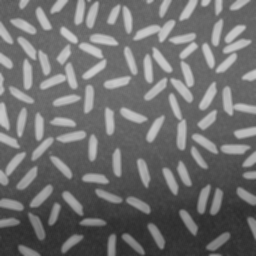
#> input picture Assignment_1/rice.png, 256 x 256 px
$ jupyter execute A1.3.ipynb   (older library calls are emulated)
#> lines starting #> are read from the running program, lines starting #| are printed output that depends on the picture
[cell 1]
# creating an image
import numpy as np
import cv2
import matplotlib.pyplot as plt

# store image path
img_path = "./rice.png"
# load the image as grayscale
img = cv2.imread(img_path, cv2.IMREAD_GRAYSCALE)
#> img is the input picture: shape (256, 256); min 44, max 204, mean 111.2

# apply 15x15 Sobel filters to the intensity channel
I_x = cv2.Sobel(img, cv2.CV_64F, 1, 0, ksize=5)
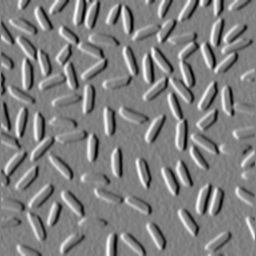
#> I_x: shape (256, 256) float64; min -3433, max 3375, mean -7.6; drawn with min black and max white
I_y = cv2.Sobel(img, cv2.CV_64F, 0, 1, ksize=5)
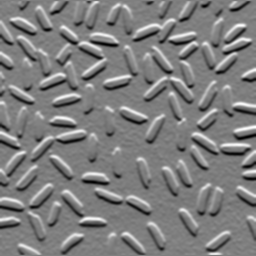
#> I_y: shape (256, 256) float64; min -3389, max 3400, mean -31.8; drawn with min black and max white
# compute sobel Magnitude/Phase
I_m = cv2.magnitude(I_x, I_y)
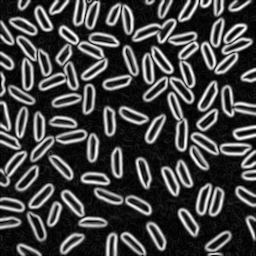
#> I_m: shape (256, 256) float64; min 0, max 3503.2, mean 917.4; drawn with min black and max white
I_p = cv2.phase(I_x, I_y)
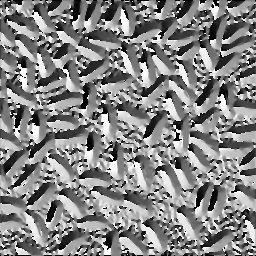
#> I_p: shape (256, 256) float64; min 0, max 6.28, mean 3.29; drawn with min black and max white

# display images
plt.figure(figsize=(20, 20))
plt.subplot(131), plt.imshow(img, cmap="gray")
plt.title("Image"), plt.xticks([]), plt.yticks([])
plt.subplot(132), plt.imshow(I_x, cmap="gray")
plt.title("I_x"), plt.xticks([]), plt.yticks([])
plt.subplot(133), plt.imshow(I_y, cmap="gray")
plt.title("I_y"), plt.xticks([]), plt.yticks([])

plt.figure(figsize=(20, 20))
plt.subplot(121), plt.imshow(I_m, cmap="gray")
plt.title("I_m"), plt.xticks([]), plt.yticks([])
plt.subplot(122), plt.imshow(I_p, cmap="gray")
plt.title("I_p"), plt.xticks([]), plt.yticks([])
plt.show()

# filter image using 5x5 Gaussian, the std is calculated automatically
res1 = cv2.GaussianBlur(I_x, (5,5), 0)
res2 = cv2.GaussianBlur(I_y, (5,5), 0)


# plot
plt.figure(figsize=(20, 20))
plt.subplot(121), plt.imshow(res1)
plt.title("I_x Gaussian"), plt.xticks([]), plt.yticks([])
plt.subplot(122), plt.imshow(res2)
plt.title("I_y Gaussian"), plt.xticks([]), plt.yticks([])
plt.show()

$ run again, with Assignment_1/Circles.png copied over Assignment_1/rice.png
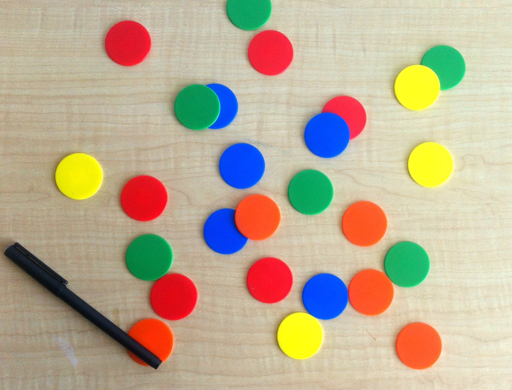
#> input picture Assignment_1/Circles.png, 512 x 390 px
#> `I_m = cv2.magnitude(I_x, I_y)`:
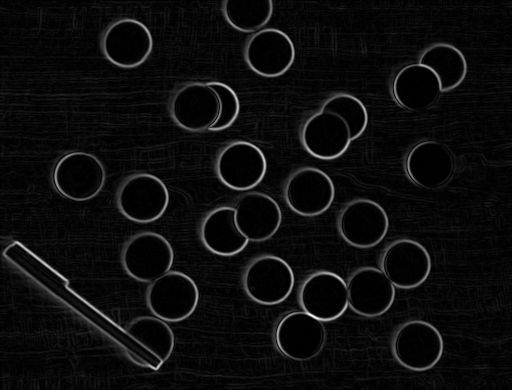
#> I_m: shape (390, 512) float64; min 0, max 7433, mean 394.8; drawn with min black and max white
#> `I_p = cv2.phase(I_x, I_y)`:
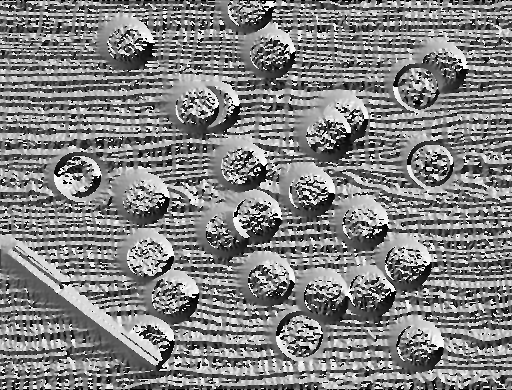
#> I_p: shape (390, 512) float64; min 0, max 6.28, mean 3.19; drawn with min black and max white
